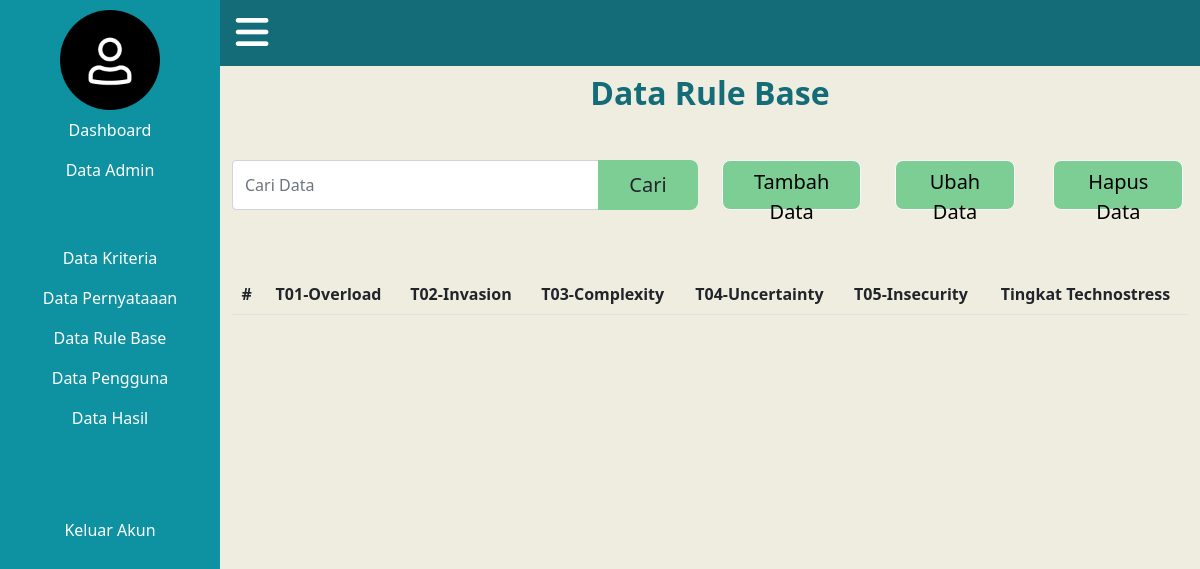
Page /dataRule.php (signed in) on the earlier database version.
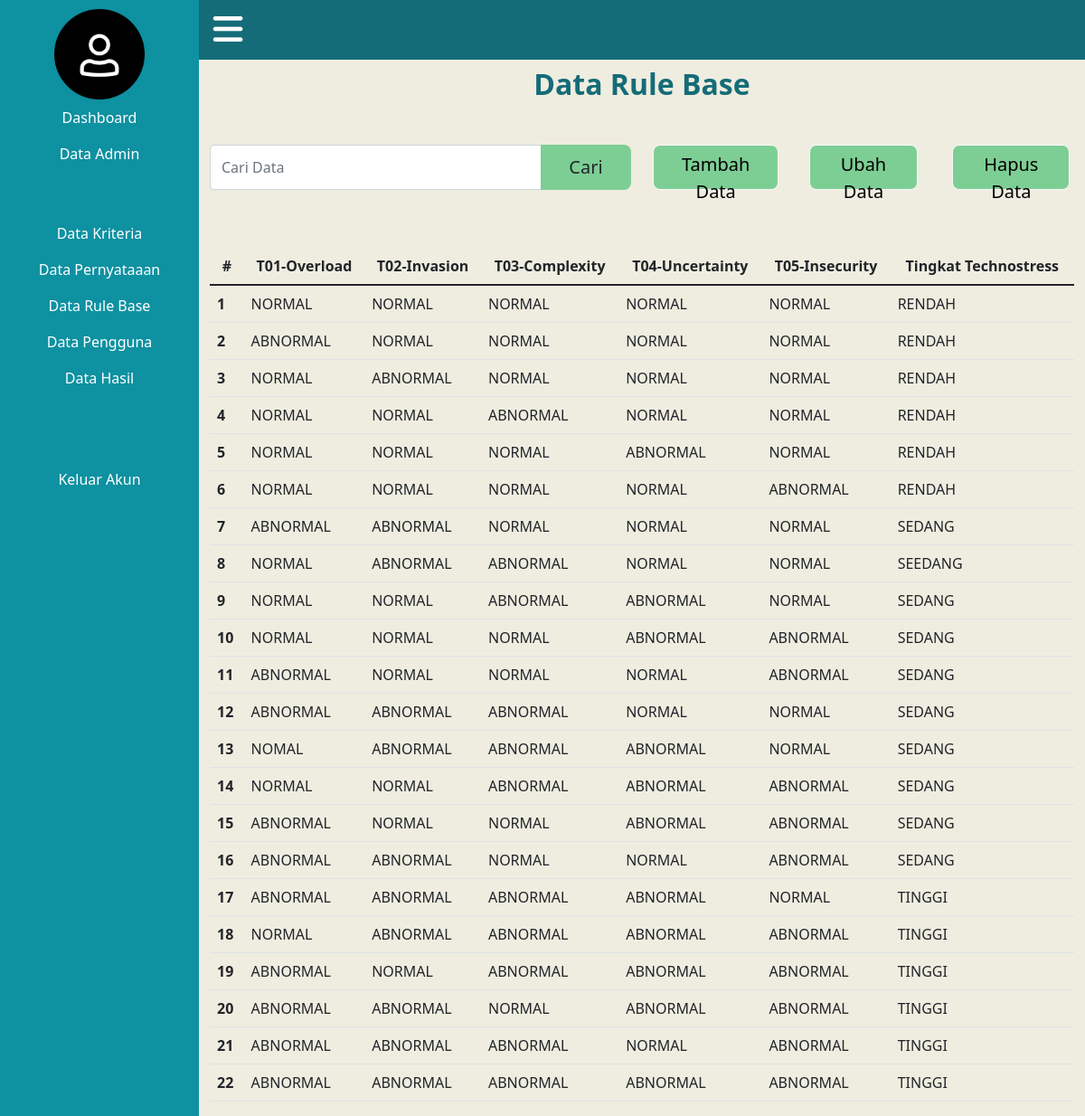
Same page on the later database version.
### tables this page shows
CREATE TABLE `rule_base` (
  `kode_rule` int(11) NOT NULL,
  `t01` varchar(20) NOT NULL,
  `t02` varchar(20) NOT NULL,
  `t03` varchar(20) NOT NULL,
  `t04` varchar(20) NOT NULL,
  `t05` varchar(20) NOT NULL,
  `hasil` varchar(20) NOT NULL
);

### inc/header.php (called while the page is built, shortened)
<?php
    include_once 'classes/Pernyataan.php';
    include_once 'classes/RuleBase.php';
    $rule = new Rule($db);
?>

### classes/RuleBase.php (called while the page is built, shortened)
<?php
class Rule{
    private $db_conn;
    public function __construct($db){
        $this->db_conn = $db;
    }
    public function showAll(){
        $query = "SELECT kode_rule, t01, t02, t03, t04, t05, hasil from rule_base";
        $stmt = $this->db_conn->prepare($query);
        $stmt->execute();
        return $stmt;
    }
}
?>

### dataRule.php (the view, shortened to what this page needs)
<!DOCTYPE html>
<?php
  include 'inc/header.php';
?>
<html lang="en">
<head>
    <link href="https://www.cssscript.com/demo/sticky.css" rel="stylesheet" type="text/css">
    <link href="https://cdn.jsdelivr.net/npm/bootstrap@5.1.3/dist/css/bootstrap.min.css" rel="stylesheet">
    <link rel="stylesheet" href="css\style.css" />
</head>
<body>
    <?php
        include 'sidebarAdmin.php';
        if(isset($_POST['cari'])){
            $data = $rule->search($_POST);
        }else{
            $data = $rule->showAll();
        }
        $num = $data->rowCount();
    ?>
    <div class="my-container active-cont">
        <nav class="navbar top-navbar navbar-light bg">
            <div class="container-fluid">
                <a class="btn border-0" id="menu-btn"><i class="fa-solid fa-bars"></i></a>
            </div>
        </nav>
        <div class="container mt-2 mb-5">
            <div class="text-center">
                <h2 class="header">Data Rule Base</h2>
            </div>
        </div>
        <div class="container mt-2 mb-5">
            <div class="row">
                <div class="col-6">
                    <form class="d-flex" method="post">
                        <div class="input-group mb-3">
                            <input type="text" class="form-control" placeholder="Cari Data" name="key">
                            <button class="btn" type="submit" name="cari" id="cari">Cari</button>
                        </div>
                    </form>
                </div>
                <div class="col-2">
                    <div class="d-flex justify-content-center">
                        <button type="button" class="btn btn-light btn-tambah" data-bs-toggle="modal" data-bs-target="#addRule">Tambah Data</button>
                    </div>
                </div>
                <div class="col-2">
                    <div class="d-flex justify-content-center">
                        <button type="button" class="btn btn-light btn-ubah" data-bs-toggle="modal" data-bs-target="#editRule">Ubah Data</button>
                    </div>
                </div>
                <div class="col-2">
                    <div class="d-flex justify-content-center">
                        <button type="button" class="btn btn-light btn-hapus" data-bs-toggle="modal" data-bs-target="#deleteRule">Hapus Data</button>
                    </div>
                </div>
            </div>
        </div>
        <div class="container">
            <?php
                if($num>=0){
            ?>
            <table class="table">
                <thead>
                    <tr class="text-center">
                        <th scope="col">#</th>
                        <th scope="col">T01-Overload</th>
                        <th scope="col">T02-Invasion</th>
                        <th scope="col">T03-Complexity</th>
                        <th scope="col">T04-Uncertainty</th>
                        <th scope="col">T05-Insecurity</th>
                        <th scope="col">Tingkat Technostress</th>
                    </tr>
            </thead>
            <tbody>
                    <?php
                        while($row=$data->fetch(PDO::FETCH_ASSOC)){
                            extract($row);
                    ?>
                    <tr>
                        <th scope="row"><?php echo $row['kode_rule']; ?></th>
                        <td><?php echo $row['t01']; ?></td>
                        <td><?php echo $row['t02']; ?></td>
                        <td><?php echo $row['t03']; ?></td>
                        <td><?php echo $row['t04']; ?></td>
                        <td><?php echo $row['t05']; ?></td>
                        <td><?php echo $row['hasil']; ?></td>
                    </tr>
                    <?php
                        }
                    ?>
                </tbody>
            </table>
            <?php
                }else{
                 echo "<h1>Data Tidak Ada</h1>";
                }
            ?>
        </div>
    </div>
</body>
</html>

### sidebarAdmin.php (shortened to what this page needs)
<!DOCTYPE html>
<?php
  include 'inc/header.php';
?>
<html lang="en">
<head>
    <link href="https://www.cssscript.com/demo/sticky.css" rel="stylesheet" type="text/css">
    <link href="https://cdn.jsdelivr.net/npm/bootstrap@5.1.3/dist/css/bootstrap.min.css" rel="stylesheet">
    <link rel="stylesheet" href="css\style.css" />
</head>
<body>
    <div class="side-navbar active-nav d-flex justify-content-between flex-wrap flex-column" id="sidebar">
      <div class="container-fluid">
        <ul class="nav flex-column text-white w-100">
          <div class="text-center">
            <img class="img-fluid img-sidebar" src="img\icon_akun_black.png" alt="">
            <li class="nav-item">
              <a class="nav-link active" href="dashboardAdmin.php">Dashboard</a>
            </li>
            <li class="nav-item">
              <a class="nav-link active" href="dataAdmin.php">Data Admin</a>
            </li>
          </div>
        </ul>
        <br><br>
        <ul class="nav flex-column text-white w-100">
          <div class="text-center">
            <li class="nav-item">
              <a class="nav-link" href="dataKriteria.php">Data Kriteria</a>
            </li>
            <li class="nav-item">
              <a class="nav-link" href="dataPernyataan.php">Data Pernyataaan</a>
            </li>
            <li class="nav-item">
              <a class="nav-link" href="dataRule.php">Data Rule Base</a>
            </li>
            <li class="nav-item">
              <a class="nav-link" href="dataUser.php">Data Pengguna</a>
            </li>
            <li class="nav-item">
              <a class="nav-link" href="dataHasil.php">Data Hasil</a>
            </li>
          </div>
        </ul>
        <br><br><br>
        <ul class="nav flex-column text-white w-100">
          <div class="text-center">
            <li class="nav-item">
              <a class="nav-link" href="?action=logout">Keluar Akun</a>
            </li>
          </div>
        </ul>
      </div>
    </div>
</body>
</html>

### css/style.css (style rules this page uses)
* { box-sizing: border-box; }
body { background-color: #EFEDE0; }
nav { background-color: #0E91A1; }
nav a { color: white !important; }
.header { color: #146C78; font-style: normal; font-weight: 700; }
.btn { width: 100px; height: 50px; background: #7DCE94; border-radius: 8px; font-size: 20px; }
.container { margin-top: 6px; margin-bottom: 5px; }
.side-navbar { width:220px; height:100%; position:fixed; margin-left:-300px; background-color:#0E91A1; transition:.5s }
.my-container { transition:.4s; }
.active-nav { margin-left:0; }
.active-cont { margin-left:220px; }
#menu-btn { background-color:transparent; color: white; margin-left:-30px !important; }
.img-sidebar { width: 100px; margin-top: 10px; }
.side-navbar a { color: white !important; text-decoration: none; }
.bg { background-color: #146C78; }
.fa-solid, .fas { font-size: 28pt !important; }
.btn-ubah { width: 120px !important; }
.btn-tambah { width: 145px !important; }
.btn-hapus { width: 130px !important; }

Differences in the rows shown:
added rule_base: kode_rule "1", t01 "NORMAL", t02 "NORMAL", t03 "NORMAL", t04 "NORMAL", t05 "NORMAL", hasil "RENDAH"
added rule_base: kode_rule "2", t01 "ABNORMAL", t02 "NORMAL", t03 "NORMAL", t04 "NORMAL", t05 "NORMAL", hasil "RENDAH"
added rule_base: kode_rule "3", t01 "NORMAL", t02 "ABNORMAL", t03 "NORMAL", t04 "NORMAL", t05 "NORMAL", hasil "RENDAH"
added rule_base: kode_rule "4", t01 "NORMAL", t02 "NORMAL", t03 "ABNORMAL", t04 "NORMAL", t05 "NORMAL", hasil "RENDAH"
added rule_base: kode_rule "5", t01 "NORMAL", t02 "NORMAL", t03 "NORMAL", t04 "ABNORMAL", t05 "NORMAL", hasil "RENDAH"
added rule_base: kode_rule "6", t01 "NORMAL", t02 "NORMAL", t03 "NORMAL", t04 "NORMAL", t05 "ABNORMAL", hasil "RENDAH"
added rule_base: kode_rule "7", t01 "ABNORMAL", t02 "ABNORMAL", t03 "NORMAL", t04 "NORMAL", t05 "NORMAL", hasil "SEDANG"
added rule_base: kode_rule "8", t01 "NORMAL", t02 "ABNORMAL", t03 "ABNORMAL", t04 "NORMAL", t05 "NORMAL", hasil "SEEDANG"
added rule_base: kode_rule "9", t01 "NORMAL", t02 "NORMAL", t03 "ABNORMAL", t04 "ABNORMAL", t05 "NORMAL", hasil "SEDANG"
added rule_base: kode_rule "10", t01 "NORMAL", t02 "NORMAL", t03 "NORMAL", t04 "ABNORMAL", t05 "ABNORMAL", hasil "SEDANG"
added rule_base: kode_rule "11", t01 "ABNORMAL", t02 "NORMAL", t03 "NORMAL", t04 "NORMAL", t05 "ABNORMAL", hasil "SEDANG"
added rule_base: kode_rule "12", t01 "ABNORMAL", t02 "ABNORMAL", t03 "ABNORMAL", t04 "NORMAL", t05 "NORMAL", hasil "SEDANG"
added rule_base: kode_rule "13", t01 "NOMAL", t02 "ABNORMAL", t03 "ABNORMAL", t04 "ABNORMAL", t05 "NORMAL", hasil "SEDANG"
added rule_base: kode_rule "14", t01 "NORMAL", t02 "NORMAL", t03 "ABNORMAL", t04 "ABNORMAL", t05 "ABNORMAL", hasil "SEDANG"
added rule_base: kode_rule "15", t01 "ABNORMAL", t02 "NORMAL", t03 "NORMAL", t04 "ABNORMAL", t05 "ABNORMAL", hasil "SEDANG"
added rule_base: kode_rule "16", t01 "ABNORMAL", t02 "ABNORMAL", t03 "NORMAL", t04 "NORMAL", t05 "ABNORMAL", hasil "SEDANG"
added rule_base: kode_rule "17", t01 "ABNORMAL", t02 "ABNORMAL", t03 "ABNORMAL", t04 "ABNORMAL", t05 "NORMAL", hasil "TINGGI"
added rule_base: kode_rule "18", t01 "NORMAL", t02 "ABNORMAL", t03 "ABNORMAL", t04 "ABNORMAL", t05 "ABNORMAL", hasil "TINGGI"
added rule_base: kode_rule "19", t01 "ABNORMAL", t02 "NORMAL", t03 "ABNORMAL", t04 "ABNORMAL", t05 "ABNORMAL", hasil "TINGGI"
added rule_base: kode_rule "20", t01 "ABNORMAL", t02 "ABNORMAL", t03 "NORMAL", t04 "ABNORMAL", t05 "ABNORMAL", hasil "TINGGI"
added rule_base: kode_rule "21", t01 "ABNORMAL", t02 "ABNORMAL", t03 "ABNORMAL", t04 "NORMAL", t05 "ABNORMAL", hasil "TINGGI"
added rule_base: kode_rule "22", t01 "ABNORMAL", t02 "ABNORMAL", t03 "ABNORMAL", t04 "ABNORMAL", t05 "ABNORMAL", hasil "TINGGI"
